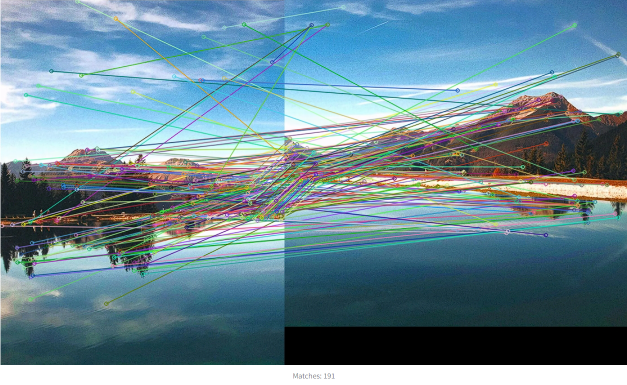
#> input picture image-1.png, 1254 x 769 px (shown at 1/2 size)
$ python -i panorama_stitcher.py   (imports and definitions only)
#> lines starting #> are read from the running program, lines starting #| are printed output that depends on the picture
import cv2
import numpy as np
from typing import List, Tuple, Optional

class PanoramaStitcher:
    """Class chính để ghép ảnh panorama"""

    def __init__(self,
                 n_features: int = 500,
                 ratio_threshold: float = 0.75,
                 ransac_threshold: float = 4.0):

        self.n_features = n_features
        self.ratio_threshold = ratio_threshold
        self.ransac_threshold = ransac_threshold

        self.sift = cv2.SIFT_create(nfeatures=n_features)

        FLANN_INDEX_KDTREE = 1
        index_params = dict(algorithm=FLANN_INDEX_KDTREE, trees=5)
        search_params = dict(checks=50)
        self.matcher = cv2.FlannBasedMatcher(index_params, search_params)

    def detect_and_describe(self, image: np.ndarray) -> Tuple[List, np.ndarray]:
        """
        Phát hiện keypoints và tính descriptor bằng SIFT
        """
        if len(image.shape) == 3:
            gray = cv2.cvtColor(image, cv2.COLOR_BGR2GRAY)
        else:
            gray = image

        keypoints, descriptors = self.sift.detectAndCompute(gray, None)

        return keypoints, descriptors

    def match_keypoints(self,
                       desc1: np.ndarray,
                       desc2: np.ndarray) -> List[cv2.DMatch]:
        """
        Match keypoints giữa 2 ảnh sử dụng KNN và Lowe's ratio test
        """
        matches = self.matcher.knnMatch(desc1, desc2, k=2)

        good_matches = []
        for match_pair in matches:
            if len(match_pair) == 2:
                m, n = match_pair
                if m.distance < self.ratio_threshold * n.distance:
                    good_matches.append(m)

        return good_matches


    def find_homography(self,
                       kp1: List,
                       kp2: List,
                       matches: List[cv2.DMatch]) -> Tuple[Optional[np.ndarray], np.ndarray]:
        """
        Tính ma trận Homography sử dụng RANSAC
        """
        if len(matches) < 4:
            return None, None

        src_pts = np.float32([kp1[m.queryIdx].pt for m in matches]).reshape(-1, 1, 2)
        dst_pts = np.float32([kp2[m.trainIdx].pt for m in matches]).reshape(-1, 1, 2)

        H, mask = cv2.findHomography(src_pts, dst_pts, cv2.RANSAC, self.ransac_threshold)

        return H, mask

    def warp_images(self,
                   img1: np.ndarray,
                   img2: np.ndarray,
                   H: np.ndarray) -> np.ndarray:
        """
        Warp và blend 2 ảnh
        """
        h1, w1 = img1.shape[:2]
        h2, w2 = img2.shape[:2]

        corners1 = np.float32([[0, 0], [0, h1], [w1, h1], [w1, 0]]).reshape(-1, 1, 2)
        corners2 = np.float32([[0, 0], [0, h2], [w2, h2], [w2, 0]]).reshape(-1, 1, 2)

        corners1_transformed = cv2.perspectiveTransform(corners1, H)

        all_corners = np.concatenate((corners2, corners1_transformed), axis=0)

        [x_min, y_min] = np.int32(all_corners.min(axis=0).ravel() - 0.5)
        [x_max, y_max] = np.int32(all_corners.max(axis=0).ravel() + 0.5)

        translation = np.array([[1, 0, -x_min],
                               [0, 1, -y_min],
                               [0, 0, 1]])

        panorama = cv2.warpPerspective(img1, translation @ H,
                                      (x_max - x_min, y_max - y_min))

        panorama[-y_min:h2 + (-y_min), -x_min:w2 + (-x_min)] = img2

        return panorama

    def stitch_pair(self,
                   img1: np.ndarray,
                   img2: np.ndarray,
                   show_matches: bool = False) -> Tuple[np.ndarray, dict]:
        """
        Ghép 2 ảnh thành panorama
        """
        kp1, desc1 = self.detect_and_describe(img1)
        kp2, desc2 = self.detect_and_describe(img2)

        matches = self.match_keypoints(desc1, desc2)

        H, mask = self.find_homography(kp1, kp2, matches)

        if H is None:
            raise ValueError("Không thể tính Homography. Kiểm tra lại ảnh đầu vào.")

        panorama = self.warp_images(img1, img2, H)

        info = {
            'keypoints1': len(kp1),
            'keypoints2': len(kp2),
            'matches': len(matches),
            'inliers': int(np.sum(mask)) if mask is not None else 0,
            'homography': H
        }

        if show_matches:
            matches_img = cv2.drawMatches(img1, kp1, img2, kp2, matches, None,
                                         flags=cv2.DrawMatchesFlags_NOT_DRAW_SINGLE_POINTS)
            info['matches_image'] = matches_img

        return panorama, info

    def stitch_multiple(self, images: List[np.ndarray]) -> Tuple[np.ndarray, List[dict]]:
        """
        Ghép nhiều ảnh thành panorama
        """
        if len(images) < 2:
            raise ValueError("Cần ít nhất 2 ảnh để ghép panorama")

        panorama = images[0]
        infos = []

        for i in range(1, len(images)):
            print(f"Đang ghép ảnh {i+1}/{len(images)}...")
            pano_temp, info = self.stitch_pair(panorama, images[i])
            panorama = pano_temp
            infos.append(info)

        return panorama, infos


def draw_keypoints(image: np.ndarray, keypoints: List) -> np.ndarray:
    """
    Vẽ keypoints lên ảnh
    """
    image_with_kp = cv2.drawKeypoints(image, keypoints, None,
                                      flags=cv2.DRAW_MATCHES_FLAGS_DRAW_RICH_KEYPOINTS)
    return image_with_kp

>>> import cv2
>>> picture = cv2.imread('image-1.png', cv2.IMREAD_GRAYSCALE)
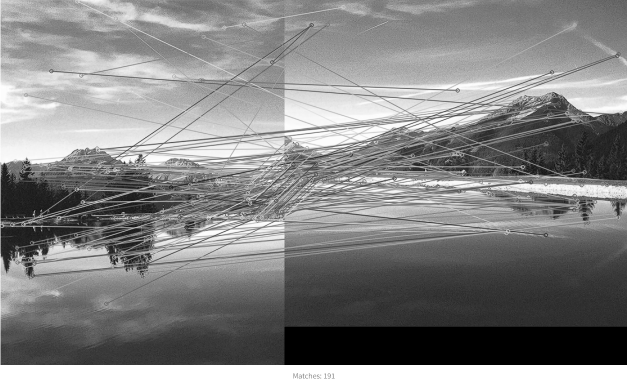
#> picture: shape (769, 1254) (shown at 1/2 size); min 0, max 255, mean 132.2
>>> result = PanoramaStitcher().stitch_multiple(picture)
#> in stitch_multiple, `panorama = images[0]`: panorama = 1254 values, max 255 at index 0, min 87 at index 1252, mean 146.8
#> the loop in stitch_multiple, `for i in range(1, len(images)):` made 1 pass
#> (printed output is left out)
#> after the loop in stitch_multiple, `for i in range(1, len(images)):`: infos = []
#> (the run stopped early here; a loop or call above may not have finished)

$ run again, on image.png
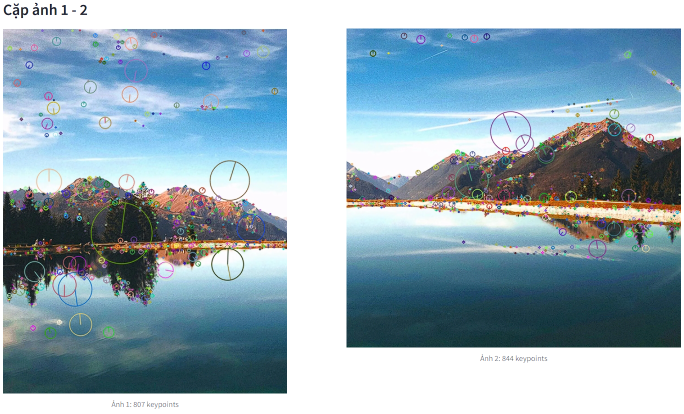
#> input picture image.png, 1368 x 828 px (shown at 1/2 size)
#> `picture = cv2.imread('image-1.png', cv2.IMREAD_GRAYSCALE)`:
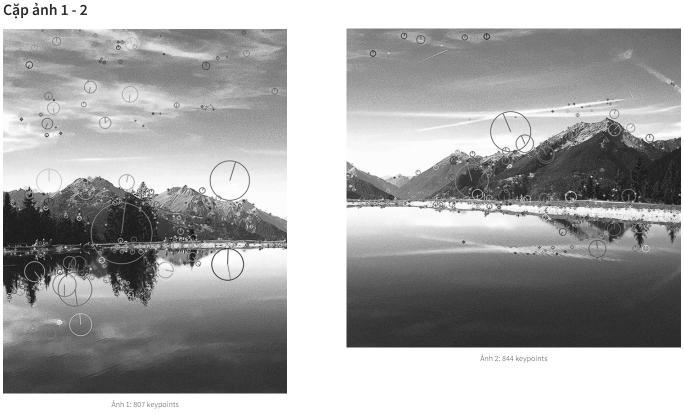
#> picture: shape (828, 1368) (shown at 1/2 size); min 0, max 255, mean 166.4
#> panorama = 1368 values from 255 to 255
#> the loop in stitch_multiple, `for i in range(1, len(images)):` made 1 pass
#> (printed output is left out)
#> after the loop in stitch_multiple, `for i in range(1, len(images)):`: infos = []
